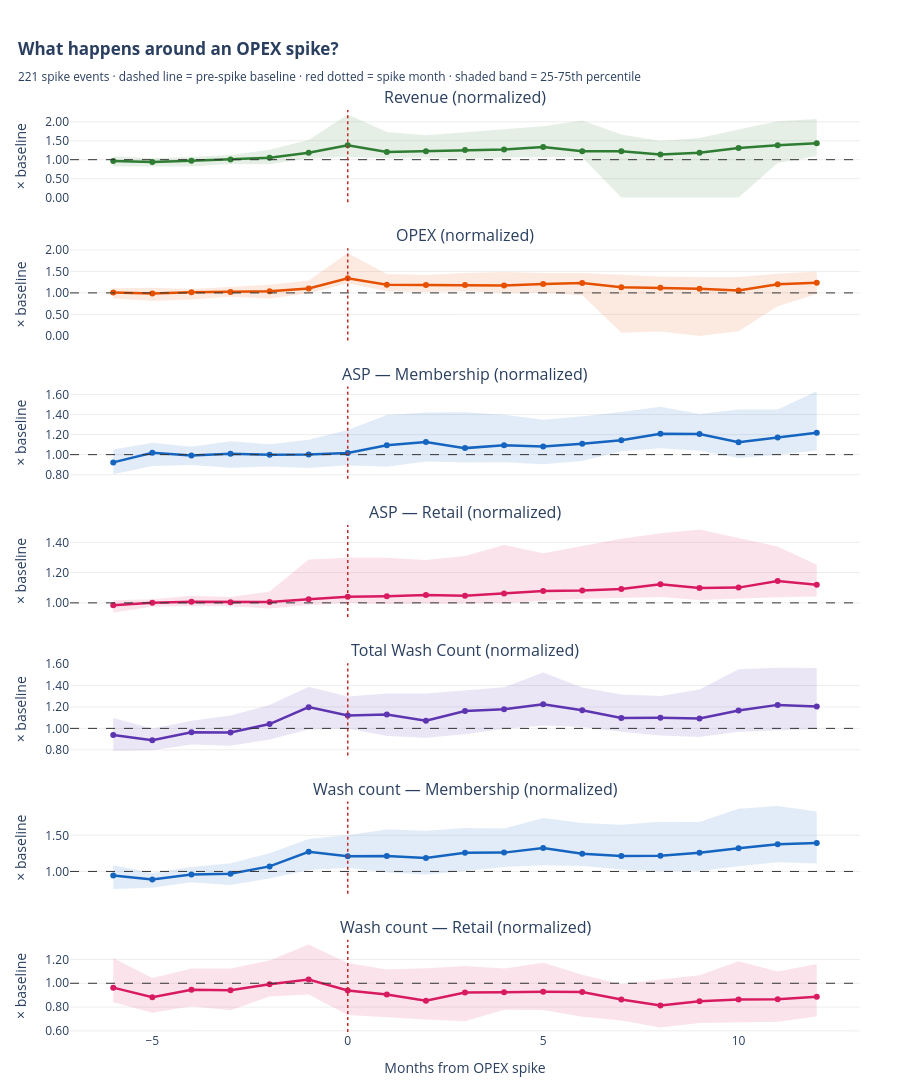

Here is the notebook cell this chart was saved with:
### Code cell
metrics_to_plot = [
    ('total_income_norm',   'Revenue (normalized)',                 '#2E7D32'),
    ('true_opex_norm',      'OPEX (normalized)',                    '#E65100'),
    ('ASP_mem_norm',        'ASP — Membership (normalized)',        '#1565C0'),
    ('ASP_ret_norm',        'ASP — Retail (normalized)',            '#D81B60'),
    ('total_washes_norm',   'Total Wash Count (normalized)',        '#5E35B1'),   # ← new
    ('mem_wash_count_norm', 'Wash count — Membership (normalized)', '#1565C0'),
    ('ret_wash_count_norm', 'Wash count — Retail (normalized)',     '#D81B60'),
]

fig = make_subplots(
    rows=len(metrics_to_plot), cols=1,
    shared_xaxes=True,
    subplot_titles=[m[1] for m in metrics_to_plot],
    vertical_spacing=0.05,
)

for i, (col, label, color) in enumerate(metrics_to_plot, start=1):
    agg = events_df.groupby('months_from_spike')[col].agg(
        median='median', q25=lambda s: s.quantile(0.25), q75=lambda s: s.quantile(0.75),
        n='count'
    ).reset_index()
    agg = agg[agg['n'] >= 5]   # need ≥5 events at each month
    
    x = agg['months_from_spike']
    
    # IQR band
    fig.add_trace(go.Scatter(
        x=list(x) + list(x[::-1]),
        y=list(agg['q75']) + list(agg['q25'][::-1]),
        fill='toself', fillcolor=color, opacity=0.12,
        line=dict(width=0), showlegend=False, hoverinfo='skip',
    ), row=i, col=1)
    
    # Median line
    fig.add_trace(go.Scatter(
        x=x, y=agg['median'],
        mode='lines+markers',
        line=dict(color=color, width=2.5), marker=dict(size=6),
        showlegend=False,
        hovertemplate=(f'<b>{label}</b><br>M%{{x}} from spike<br>'
                       'Median: %{y:.2f}× baseline<br>'
                       '<extra></extra>'),
    ), row=i, col=1)
    
    # Reference: 1.0 = no change from baseline
    fig.add_hline(y=1.0, line=dict(color='#333', dash='dash', width=1),
                  row=i, col=1)
    # Spike moment vertical line
    fig.add_vline(x=0, line=dict(color='#C62828', dash='dot', width=1.5),
                  row=i, col=1)

fig.update_xaxes(title_text='Months from OPEX spike', row=len(metrics_to_plot), col=1)
for i in range(1, len(metrics_to_plot)+1):
    fig.update_yaxes(title_text='× baseline', tickformat='.2f',
                      gridcolor='#EEE', row=i, col=1)

n_events = events_df.groupby(['site_key','spike_date']).ngroups
fig.update_layout(
    title=dict(
        text='<b>What happens around an OPEX spike?</b>'
             f'<br><sub>{n_events} spike events · '
             'dashed line = pre-spike baseline · red dotted = spike month · '
             'shaded band = 25-75th percentile</sub>',
        x=0.02, xanchor='left',
    ),
    height=240 * len(metrics_to_plot) + 100,
    plot_bgcolor='white', hovermode='x unified',
    margin=dict(l=70, r=40, t=110, b=60),
)
fig.show()

### Figure 1 — Plotly figure (JSON) as saved in the notebook; plotly's stock layout.template omitted (floating-point values rounded to 4 significant figures)
{"data": [{"fill": "toself", "fillcolor": "#2E7D32", "hoverinfo": "skip", "line": {"width": 0}, "opacity": 0.12, "showlegend": false, "type": "scatter", "x": [-6, -5, -4, -3, -2, -1, 0, 1, 2, 3, 4, 5, 6, 7, 8, 9, 10, 11, 12, 12, 11, 10, 9, 8, 7, 6, 5, 4, 3, 2, 1, 0, -1, -2, -3, -4, -5, -6], "xaxis": "x", "y": [1.093, 1.035, 1.077, 1.124, 1.264, 1.516, 2.189, 1.733, 1.642, 1.72, 1.813, 1.88, 2.033, 1.666, 1.494, 1.575, 1.793, 2.012, 2.074, 1.097, 0.9133, 0, 0, 0, 0, 1.063, 1.073, 1.057, 1.022, 1.055, 1.044, 1.074, 1.042, 0.8786, 0.888, 0.8224, 0.82, 0.8234], "yaxis": "y"}, {"hovertemplate": "<b>Revenue (normalized)</b><br>M%{x} from spike<br>Median: %{y:.2f}× baseline<br><extra></extra>", "line": {"color": "#2E7D32", "width": 2.5}, "marker": {"size": 6}, "mode": "lines+markers", "showlegend": false, "type": "scatter", "x": [-6, -5, -4, -3, -2, -1, 0, 1, 2, 3, 4, 5, 6, 7, 8, 9, 10, 11, 12], "xaxis": "x", "y": [0.9664, 0.9371, 0.974, 1.003, 1.049, 1.182, 1.378, 1.203, 1.22, 1.253, 1.269, 1.335, 1.223, 1.22, 1.138, 1.182, 1.305, 1.381, 1.436], "yaxis": "y"}, {"fill": "toself", "fillcolor": "#E65100", "hoverinfo": "skip", "line": {"width": 0}, "opacity": 0.12, "showlegend": false, "type": "scatter", "x": [-6, -5, -4, -3, -2, -1, 0, 1, 2, 3, 4, 5, 6, 7, 8, 9, 10, 11, 12, 12, 11, 10, 9, 8, 7, 6, 5, 4, 3, 2, 1, 0, -1, -2, -3, -4, -5, -6], "xaxis": "x2", "y": [1.11, 1.121, 1.091, 1.139, 1.188, 1.29, 1.93, 1.44, 1.415, 1.465, 1.486, 1.464, 1.461, 1.42, 1.38, 1.368, 1.37, 1.445, 1.499, 0.9723, 0.6897, 0.105, 0, 0.1024, 0.07238, 0.9467, 1.004, 0.9982, 1.037, 1.02, 1.038, 1.223, 0.9841, 0.867, 0.9089, 0.8447, 0.8102, 0.8698], "yaxis": "y2"}, {"hovertemplate": "<b>OPEX (normalized)</b><br>M%{x} from spike<br>Median: %{y:.2f}× baseline<br><extra></extra>", "line": {"color": "#E65100", "width": 2.5}, "marker": {"size": 6}, "mode": "lines+markers", "showlegend": false, "type": "scatter", "x": [-6, -5, -4, -3, -2, -1, 0, 1, 2, 3, 4, 5, 6, 7, 8, 9, 10, 11, 12], "xaxis": "x2", "y": [1.01, 0.9887, 1.013, 1.019, 1.039, 1.104, 1.341, 1.19, 1.181, 1.183, 1.174, 1.209, 1.228, 1.133, 1.122, 1.098, 1.053, 1.199, 1.236], "yaxis": "y2"}, {"fill": "toself", "fillcolor": "#1565C0", "hoverinfo": "skip", "line": {"width": 0}, "opacity": 0.12, "showlegend": false, "type": "scatter", "x": [-6, -5, -4, -3, -2, -1, 0, 1, 2, 3, 4, 5, 6, 7, 8, 9, 10, 11, 12, 12, 11, 10, 9, 8, 7, 6, 5, 4, 3, 2, 1, 0, -1, -2, -3, -4, -5, -6], "xaxis": "x3", "y": [1.05, 1.118, 1.079, 1.134, 1.105, 1.149, 1.245, 1.396, 1.42, 1.422, 1.397, 1.349, 1.382, 1.424, 1.478, 1.405, 1.451, 1.449, 1.632, 1.042, 1.0, 0.9657, 1.04, 1.063, 1.033, 0.936, 0.9041, 0.9248, 0.9205, 0.9325, 0.8802, 0.8954, 0.8657, 0.8816, 0.8689, 0.8964, 0.8865, 0.8051], "yaxis": "y3"}, {"hovertemplate": "<b>ASP — Membership (normalized)</b><br>M%{x} from spike<br>Median: %{y:.2f}× baseline<br><extra></extra>", "line": {"color": "#1565C0", "width": 2.5}, "marker": {"size": 6}, "mode": "lines+markers", "showlegend": false, "type": "scatter", "x": [-6, -5, -4, -3, -2, -1, 0, 1, 2, 3, 4, 5, 6, 7, 8, 9, 10, 11, 12], "xaxis": "x3", "y": [0.9225, 1.019, 0.9905, 1.008, 0.9988, 1.002, 1.016, 1.093, 1.125, 1.065, 1.093, 1.08, 1.109, 1.142, 1.209, 1.205, 1.125, 1.17, 1.218], "yaxis": "y3"}, {"fill": "toself", "fillcolor": "#D81B60", "hoverinfo": "skip", "line": {"width": 0}, "opacity": 0.12, "showlegend": false, "type": "scatter", "x": [-6, -5, -4, -3, -2, -1, 0, 1, 2, 3, 4, 5, 6, 7, 8, 9, 10, 11, 12, 12, 11, 10, 9, 8, 7, 6, 5, 4, 3, 2, 1, 0, -1, -2, -3, -4, -5, -6], "xaxis": "x4", "y": [1.017, 1.024, 1.046, 1.038, 1.076, 1.287, 1.298, 1.299, 1.283, 1.309, 1.383, 1.328, 1.377, 1.424, 1.46, 1.485, 1.429, 1.372, 1.252, 1.041, 1.037, 1.031, 1.02, 1.039, 1.031, 1.028, 1.014, 0.9981, 0.9954, 0.995, 0.9921, 0.9991, 0.9862, 0.9632, 0.9773, 0.9786, 0.975, 0.9363], "yaxis": "y4"}, {"hovertemplate": "<b>ASP — Retail (normalized)</b><br>M%{x} from spike<br>Median: %{y:.2f}× baseline<br><extra></extra>", "line": {"color": "#D81B60", "width": 2.5}, "marker": {"size": 6}, "mode": "lines+markers", "showlegend": false, "type": "scatter", "x": [-6, -5, -4, -3, -2, -1, 0, 1, 2, 3, 4, 5, 6, 7, 8, 9, 10, 11, 12], "xaxis": "x4", "y": [0.9846, 1.0, 1.007, 1.004, 1.005, 1.024, 1.041, 1.044, 1.052, 1.047, 1.062, 1.079, 1.082, 1.091, 1.122, 1.099, 1.101, 1.144, 1.12], "yaxis": "y4"}, {"fill": "toself", "fillcolor": "#5E35B1", "hoverinfo": "skip", "line": {"width": 0}, "opacity": 0.12, "showlegend": false, "type": "scatter", "x": [-6, -5, -4, -3, -2, -1, 0, 1, 2, 3, 4, 5, 6, 7, 8, 9, 10, 11, 12, 12, 11, 10, 9, 8, 7, 6, 5, 4, 3, 2, 1, 0, -1, -2, -3, -4, -5, -6], "xaxis": "x5", "y": [1.098, 0.9985, 1.07, 1.121, 1.218, 1.39, 1.299, 1.326, 1.326, 1.352, 1.384, 1.521, 1.381, 1.317, 1.303, 1.363, 1.553, 1.566, 1.564, 0.9948, 0.981, 0.9695, 0.9195, 0.9331, 0.9689, 1.013, 1.028, 0.9963, 0.9448, 0.9131, 0.9279, 0.9978, 0.9889, 0.8956, 0.8372, 0.8505, 0.7968, 0.7907], "yaxis": "y5"}, {"hovertemplate": "<b>Total Wash Count (normalized)</b><br>M%{x} from spike<br>Median: %{y:.2f}× baseline<br><extra></extra>", "line": {"color": "#5E35B1", "width": 2.5}, "marker": {"size": 6}, "mode": "lines+markers", "showlegend": false, "type": "scatter", "x": [-6, -5, -4, -3, -2, -1, 0, 1, 2, 3, 4, 5, 6, 7, 8, 9, 10, 11, 12], "xaxis": "x5", "y": [0.938, 0.8892, 0.9647, 0.9617, 1.04, 1.199, 1.121, 1.13, 1.072, 1.162, 1.179, 1.225, 1.169, 1.098, 1.099, 1.093, 1.167, 1.22, 1.204], "yaxis": "y5"}, {"fill": "toself", "fillcolor": "#1565C0", "hoverinfo": "skip", "line": {"width": 0}, "opacity": 0.12, "showlegend": false, "type": "scatter", "x": [-6, -5, -4, -3, -2, -1, 0, 1, 2, 3, 4, 5, 6, 7, 8, 9, 10, 11, 12, 12, 11, 10, 9, 8, 7, 6, 5, 4, 3, 2, 1, 0, -1, -2, -3, -4, -5, -6], "xaxis": "x6", "y": [1.087, 0.9771, 1.061, 1.114, 1.252, 1.448, 1.505, 1.58, 1.563, 1.603, 1.596, 1.738, 1.67, 1.645, 1.687, 1.685, 1.867, 1.904, 1.83, 1.111, 1.127, 1.073, 1.007, 1.001, 1.028, 1.075, 1.085, 1.061, 1.006, 0.9588, 0.9867, 1.05, 1.022, 0.9035, 0.8112, 0.8517, 0.773, 0.756], "yaxis": "y6"}, {"hovertemplate": "<b>Wash count — Membership (normalized)</b><br>M%{x} from spike<br>Median: %{y:.2f}× baseline<br><extra></extra>", "line": {"color": "#1565C0", "width": 2.5}, "marker": {"size": 6}, "mode": "lines+markers", "showlegend": false, "type": "scatter", "x": [-6, -5, -4, -3, -2, -1, 0, 1, 2, 3, 4, 5, 6, 7, 8, 9, 10, 11, 12], "xaxis": "x6", "y": [0.9449, 0.8891, 0.9592, 0.9696, 1.07, 1.273, 1.209, 1.212, 1.187, 1.258, 1.261, 1.324, 1.245, 1.213, 1.216, 1.259, 1.322, 1.378, 1.394], "yaxis": "y6"}, {"fill": "toself", "fillcolor": "#D81B60", "hoverinfo": "skip", "line": {"width": 0}, "opacity": 0.12, "showlegend": false, "type": "scatter", "x": [-6, -5, -4, -3, -2, -1, 0, 1, 2, 3, 4, 5, 6, 7, 8, 9, 10, 11, 12, 12, 11, 10, 9, 8, 7, 6, 5, 4, 3, 2, 1, 0, -1, -2, -3, -4, -5, -6], "xaxis": "x7", "y": [1.213, 1.044, 1.125, 1.125, 1.191, 1.327, 1.171, 1.117, 1.126, 1.145, 1.125, 1.172, 1.072, 0.9912, 1.031, 1.067, 1.185, 1.1, 1.162, 0.7206, 0.6768, 0.6734, 0.6664, 0.6292, 0.6873, 0.7177, 0.7746, 0.7766, 0.6801, 0.6956, 0.7174, 0.7333, 0.9058, 0.888, 0.7742, 0.8059, 0.7532, 0.8404], "yaxis": "y7"}, {"hovertemplate": "<b>Wash count — Retail (normalized)</b><br>M%{x} from spike<br>Median: %{y:.2f}× baseline<br><extra></extra>", "line": {"color": "#D81B60", "width": 2.5}, "marker": {"size": 6}, "mode": "lines+markers", "showlegend": false, "type": "scatter", "x": [-6, -5, -4, -3, -2, -1, 0, 1, 2, 3, 4, 5, 6, 7, 8, 9, 10, 11, 12], "xaxis": "x7", "y": [0.9633, 0.8823, 0.9459, 0.9418, 0.9926, 1.032, 0.9402, 0.9052, 0.8531, 0.9219, 0.9236, 0.9285, 0.9263, 0.8636, 0.8138, 0.8484, 0.8641, 0.8663, 0.8869], "yaxis": "y7"}], "layout": {"annotations": [{"font": {"size": 16}, "showarrow": false, "text": "Revenue (normalized)", "x": 0.5, "xanchor": "center", "xref": "paper", "y": 1, "yanchor": "bottom", "yref": "paper"}, {"font": {"size": 16}, "showarrow": false, "text": "OPEX (normalized)", "x": 0.5, "xanchor": "center", "xref": "paper", "y": 0.85, "yanchor": "bottom", "yref": "paper"}, {"font": {"size": 16}, "showarrow": false, "text": "ASP — Membership (normalized)", "x": 0.5, "xanchor": "center", "xref": "paper", "y": 0.7, "yanchor": "bottom", "yref": "paper"}, {"font": {"size": 16}, "showarrow": false, "text": "ASP — Retail (normalized)", "x": 0.5, "xanchor": "center", "xref": "paper", "y": 0.55, "yanchor": "bottom", "yref": "paper"}, {"font": {"size": 16}, "showarrow": false, "text": "Total Wash Count (normalized)", "x": 0.5, "xanchor": "center", "xref": "paper", "y": 0.4, "yanchor": "bottom", "yref": "paper"}, {"font": {"size": 16}, "showarrow": false, "text": "Wash count — Membership (normalized)", "x": 0.5, "xanchor": "center", "xref": "paper", "y": 0.25, "yanchor": "bottom", "yref": "paper"}, {"font": {"size": 16}, "showarrow": false, "text": "Wash count — Retail (normalized)", "x": 0.5, "xanchor": "center", "xref": "paper", "y": 0.1, "yanchor": "bottom", "yref": "paper"}], "height": 1780, "hovermode": "x unified", "margin": {"b": 60, "l": 70, "r": 40, "t": 110}, "plot_bgcolor": "white", "shapes": [{"line": {"color": "#333", "dash": "dash", "width": 1}, "type": "line", "x0": 0, "x1": 1, "xref": "x domain", "y0": 1, "y1": 1, "yref": "y"}, {"line": {"color": "#C62828", "dash": "dot", "width": 1.5}, "type": "line", "x0": 0, "x1": 0, "xref": "x", "y0": 0, "y1": 1, "yref": "y domain"}, {"line": {"color": "#333", "dash": "dash", "width": 1}, "type": "line", "x0": 0, "x1": 1, "xref": "x2 domain", "y0": 1, "y1": 1, "yref": "y2"}, {"line": {"color": "#C62828", "dash": "dot", "width": 1.5}, "type": "line", "x0": 0, "x1": 0, "xref": "x2", "y0": 0, "y1": 1, "yref": "y2 domain"}, {"line": {"color": "#333", "dash": "dash", "width": 1}, "type": "line", "x0": 0, "x1": 1, "xref": "x3 domain", "y0": 1, "y1": 1, "yref": "y3"}, {"line": {"color": "#C62828", "dash": "dot", "width": 1.5}, "type": "line", "x0": 0, "x1": 0, "xref": "x3", "y0": 0, "y1": 1, "yref": "y3 domain"}, {"line": {"color": "#333", "dash": "dash", "width": 1}, "type": "line", "x0": 0, "x1": 1, "xref": "x4 domain", "y0": 1, "y1": 1, "yref": "y4"}, {"line": {"color": "#C62828", "dash": "dot", "width": 1.5}, "type": "line", "x0": 0, "x1": 0, "xref": "x4", "y0": 0, "y1": 1, "yref": "y4 domain"}, {"line": {"color": "#333", "dash": "dash", "width": 1}, "type": "line", "x0": 0, "x1": 1, "xref": "x5 domain", "y0": 1, "y1": 1, "yref": "y5"}, {"line": {"color": "#C62828", "dash": "dot", "width": 1.5}, "type": "line", "x0": 0, "x1": 0, "xref": "x5", "y0": 0, "y1": 1, "yref": "y5 domain"}, {"line": {"color": "#333", "dash": "dash", "width": 1}, "type": "line", "x0": 0, "x1": 1, "xref": "x6 domain", "y0": 1, "y1": 1, "yref": "y6"}, {"line": {"color": "#C62828", "dash": "dot", "width": 1.5}, "type": "line", "x0": 0, "x1": 0, "xref": "x6", "y0": 0, "y1": 1, "yref": "y6 domain"}, {"line": {"color": "#333", "dash": "dash", "width": 1}, "type": "line", "x0": 0, "x1": 1, "xref": "x7 domain", "y0": 1, "y1": 1, "yref": "y7"}, {"line": {"color": "#C62828", "dash": "dot", "width": 1.5}, "type": "line", "x0": 0, "x1": 0, "xref": "x7", "y0": 0, "y1": 1, "yref": "y7 domain"}], "title": {"text": "<b>What happens around an OPEX spike?</b><br><sub>221 spike events · dashed line = pre-spike baseline · red dotted = spike month · shaded band = 25-75th percentile</sub>", "x": 0.02, "xanchor": "left"}, "xaxis": {"anchor": "y", "domain": [0, 1], "matches": "x7", "showticklabels": false}, "xaxis2": {"anchor": "y2", "domain": [0, 1], "matches": "x7", "showticklabels": false}, "xaxis3": {"anchor": "y3", "domain": [0, 1], "matches": "x7", "showticklabels": false}, "xaxis4": {"anchor": "y4", "domain": [0, 1], "matches": "x7", "showticklabels": false}, "xaxis5": {"anchor": "y5", "domain": [0, 1], "matches": "x7", "showticklabels": false}, "xaxis6": {"anchor": "y6", "domain": [0, 1], "matches": "x7", "showticklabels": false}, "xaxis7": {"anchor": "y7", "domain": [0, 1], "title": {"text": "Months from OPEX spike"}}, "yaxis": {"anchor": "x", "domain": [0.9, 1], "gridcolor": "#EEE", "tickformat": ".2f", "title": {"text": "× baseline"}}, "yaxis2": {"anchor": "x2", "domain": [0.75, 0.85], "gridcolor": "#EEE", "tickformat": ".2f", "title": {"text": "× baseline"}}, "yaxis3": {"anchor": "x3", "domain": [0.6, 0.7], "gridcolor": "#EEE", "tickformat": ".2f", "title": {"text": "× baseline"}}, "yaxis4": {"anchor": "x4", "domain": [0.45, 0.55], "gridcolor": "#EEE", "tickformat": ".2f", "title": {"text": "× baseline"}}, "yaxis5": {"anchor": "x5", "domain": [0.3, 0.4], "gridcolor": "#EEE", "tickformat": ".2f", "title": {"text": "× baseline"}}, "yaxis6": {"anchor": "x6", "domain": [0.15, 0.25], "gridcolor": "#EEE", "tickformat": ".2f", "title": {"text": "× baseline"}}, "yaxis7": {"anchor": "x7", "domain": [0, 0.1], "gridcolor": "#EEE", "tickformat": ".2f", "title": {"text": "× baseline"}}}}
